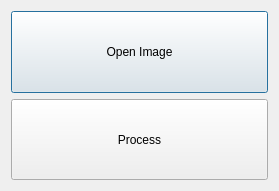
<?xml version="1.0" encoding="UTF-8"?>
<ui version="4.0">
 <class>Dialog</class>
 <widget class="QDialog" name="Dialog">
  <property name="geometry">
   <rect>
    <x>0</x>
    <y>0</y>
    <width>279</width>
    <height>191</height>
   </rect>
  </property>
  <property name="windowTitle">
   <string>Dialog</string>
  </property>
  <layout class="QGridLayout" name="gridLayout">
   <item row="0" column="0">
    <widget class="QPushButton" name="pushButton">
     <property name="sizePolicy">
      <sizepolicy hsizetype="Minimum" vsizetype="Expanding">
       <horstretch>0</horstretch>
       <verstretch>0</verstretch>
      </sizepolicy>
     </property>
     <property name="text">
      <string>Open Image</string>
     </property>
    </widget>
   </item>
   <item row="1" column="0">
    <widget class="QPushButton" name="pushButton_2">
     <property name="sizePolicy">
      <sizepolicy hsizetype="Minimum" vsizetype="Expanding">
       <horstretch>0</horstretch>
       <verstretch>0</verstretch>
      </sizepolicy>
     </property>
     <property name="text">
      <string>Process</string>
     </property>
    </widget>
   </item>
  </layout>
 </widget>
 <layoutdefault spacing="6" margin="11"/>
 <resources/>
 <connections/>
</ui>
